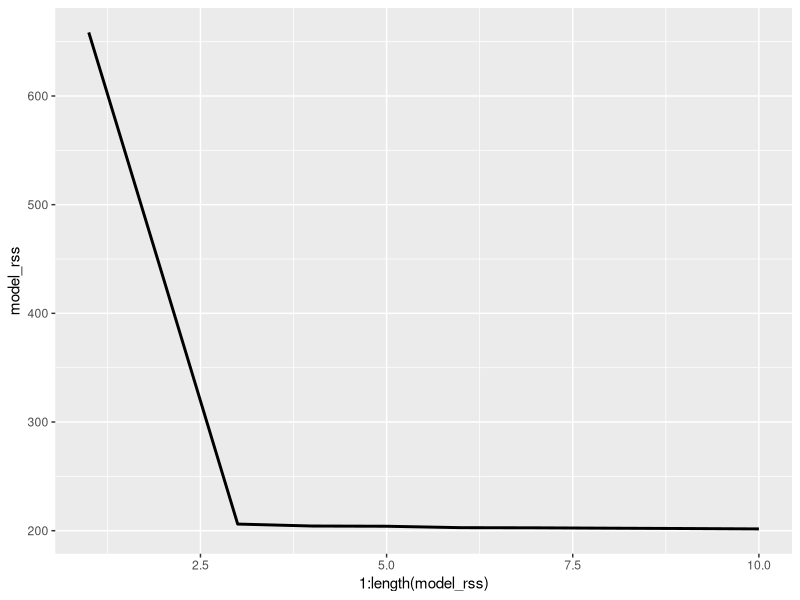

Write R code to recreate this figure.
## ---- chunk 1
data(cars)
head(cars)
## ---- chunk 2
# TODO: uncomment and complete the code below.

linear_model <- lm(dist ~ 1 + speed, data=cars)
quad_model <- lm(dist ~ 1 + I(speed^2), data=cars)
cube_model <- lm(dist ~ 1 + I(speed^3), data=cars)
## ---- chunk 3
lin = sum(linear_model$residuals^2)
quad = sum(quad_model$residuals^2)
cube = sum(cube_model$residuals^2)

c(lin, quad, cube)
## ---- chunk 4
qc = lm(dist ~ 1 + speed + I(speed^2), data=cars)
## ---- chunk 5
lq_r = sum(qc$residuals^2)
c(lin, quad, lq_r)
## ---- chunk 6
library(tidyverse)
nrows <- nrow(cars)
norder <- 3
errors <- data.frame( 'Row'=rep(1:nrows, each=norder),
                     'Order'=rep(1:norder, times=nrows),
                                 'Error'=rep(NA, nrows*norder));

for ( i in 1:nrow(cars) ) {
  train_data <- cars[-c(i),]; # Leave out the i-th observation
  leftout <- cars[c(i),]; # the row containing the left-out sample.
  
  # Fit the linear model, then evaluate.
  m1 <- lm(dist ~ 1 + speed, train_data );
  m1.pred <- predict( m1, leftout );
  idx <- (errors$Row==i & errors$Order==1); # Pick out row of the errors df.
  # record squared error btwn predict and truth
  errors[idx,]$Error <- (m1.pred - leftout$dist)^2 ; 
  
  # Fit the quadratic model, then evaluate.
  m2 <- lm(dist ~ 1 + I(speed^2), train_data );
  m2.pred <- predict( m2, leftout );
  idx <- (errors$Row==i & errors$Order==2)
  errors[idx,]$Error <- (m2.pred - leftout$dist)^2; 

  # Fit the combined model, then evaluate.
  m3 <- lm(dist ~ 1 + speed + I(speed^2), train_data );
  m3.pred <- predict( m3, leftout );
  idx <- (errors$Row==i & errors$Order==3)
  errors[idx,]$Error <- (m3.pred - leftout$dist)^2
}

errors_avg = errors %>%
  group_by(Order) %>%
  summarise(Error = mean(Error))
  
errors_avg
## ---- chunk 7
generate_X <- function( n, p ) {
  mat = matrix(data = rnorm(n), nrow=n, ncol=p, byrow=TRUE)
  data.frame(mat)
}

generate_X(10, 5)
## ---- chunk 8
generate_coefs <- function( p, k ) {
  beta = rep(NA, p)
  for (i in 1:p) {
    if (k >= i & i >= 1) {
      beta[i] = sample(c(-1,1), 1, replace=TRUE)
    }
    if (p >= i & i > k) {
      beta[i] = 0
    }
  }
  return (beta)
}

generate_coefs(10,5)
## ---- chunk 9
generate_responses <- function( X, beta ) {
   Xmx <- as.matrix(X)
   EY <- Xmx %*% beta
   Y <- rnorm( n=nrow(EY), mean=EY, sd=1);
   X$Y <- Y;
   return(X)
}
## ---- chunk 10
#TODO: write a chunk of code to generate the data, as described above.

df = generate_X(200, 10)
df = generate_responses(df, generate_coefs(10,3))

# Here's a vector in which to store our RSSs
model_rss <- rep(NA, 10); # One entry for each of the ten models.
for( i in 1:10 ) {
  
  # TODO: write code to select only the first i columns of the data frame
  # and the last column of the data frame
  # and store them in a new data frame.
  train_data = df[1:i]
  train_data['Y'] = c(df['Y'])
  
  # TODO: write code to fit a model to this "subsetted" data frame. compute the fitted model's RSS; store it in the i-th entry of model_rss,
  
  model = lm(Y ~ ., data = train_data)
  rss = sum(model$residuals^2)
  model_rss[i] = rss
}

model_rss
## ---- chunk 11
ggplot(NULL, aes(x = 1:length(model_rss), y=model_rss)) +
  geom_line( size=1)
## ---- chunk 12
library(glmnet)

y_col <- df[[11]]
x_df <- df[, -c(11)]

lasso_lambda0 <- glmnet(x_df, y_col, alpha = 1, lambda=0)
lasso_lambda1 <- glmnet(x_df, y_col, alpha = 1, lambda=.1)
lasso_lambda2 <- glmnet(x_df, y_col, alpha = 1, lambda=.2)
lasso_lambda3 <- glmnet(x_df, y_col, alpha = 1, lambda=.45)

coef( lasso_lambda0 )
coef( lasso_lambda1 )
coef( lasso_lambda2 )
coef( lasso_lambda3 )
